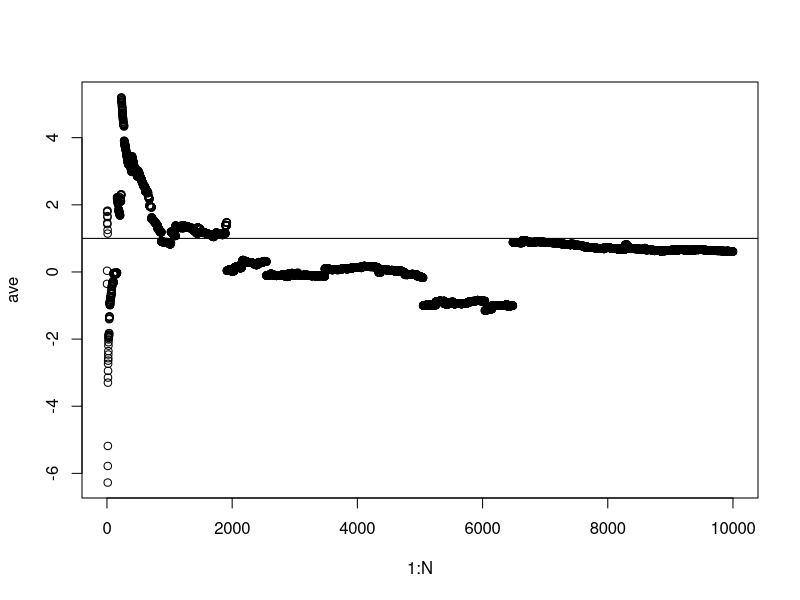

Source code (R):
N = 10000
ave = numeric(N)
sd_c = numeric(N)
x = rcauchy(N)
for (n in 1:N) {
  ave[n] = mean(x[1:n])
  sd_c[n] = sd(x[1:n])
}
plot(1:N, ave)
abline(h=1.0)
#plot(1:N, sd_c)
